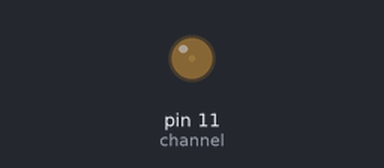
Recording of a program running on a simulated Raspberry Pi (header pin numbers). On the bench: output pins drawn as LEDs (lit = HIGH).

Above: at 0.05 s.
At 0.45 s:
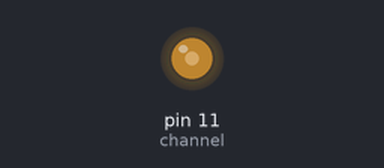
At 0.9 s:
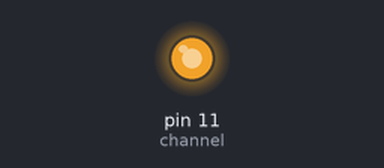
At 1.8 s:
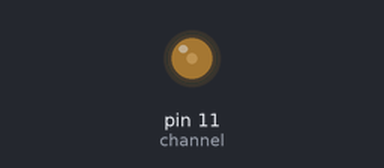
Timing chart, 0 to 4.7 s (numbered marks = the images above):
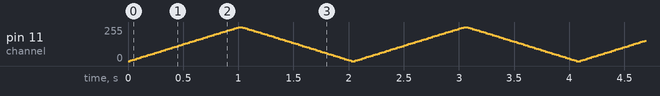

The program:

breathing-light.py
```python
#!/usr/bin/env python
# encoding: utf-8

import RPi.GPIO as GPIO
import time

# 定义引脚编号
channel = 11

GPIO.setmode(GPIO.BOARD)
GPIO.setup(channel, GPIO.OUT)

# 创建一个 PWM 实例，需要两个参数，第一个是GPIO端口号，这里我们用11号
# 第二个是频率（Hz），频率越高LED看上去越不会闪烁，相应对CPU要求就越高，设置合适的值就可以
pwm = GPIO.PWM(channel, 80)

# 启用 PWM，参数是占空比，范围：0.0 <= 占空比 >= 100.0
pwm.start(0)

try:
  while True:
    # 电流从小到大，LED由暗到亮
    for i in xrange(0, 101, 2):
      pwm.ChangeDutyCycle(i)
      time.sleep(0.02)

    # 再让电流从大到小，LED由亮变暗
    for i in xrange(100, -1, -2):
      pwm.ChangeDutyCycle(i)
      time.sleep(0.02)

# 最后一段是一个小技巧。这个程序如果不强制停止会不停地执行下去。
# 而Ctrl+C强制终端程序的话，GPIO口又没有机会清理。
# 加上一个try except 可以捕捉到Ctrl+C强制中断的动作，
# 试图强制中断时，程序不会马上停止而是会先跳到这里来做一些你想做完的事情，比如清理GPIO口。
except KeyboardInterrupt:
  pass

# 停用 PWM
pwm.stop()

# 清理GPIO口
GPIO.cleanup()
```
